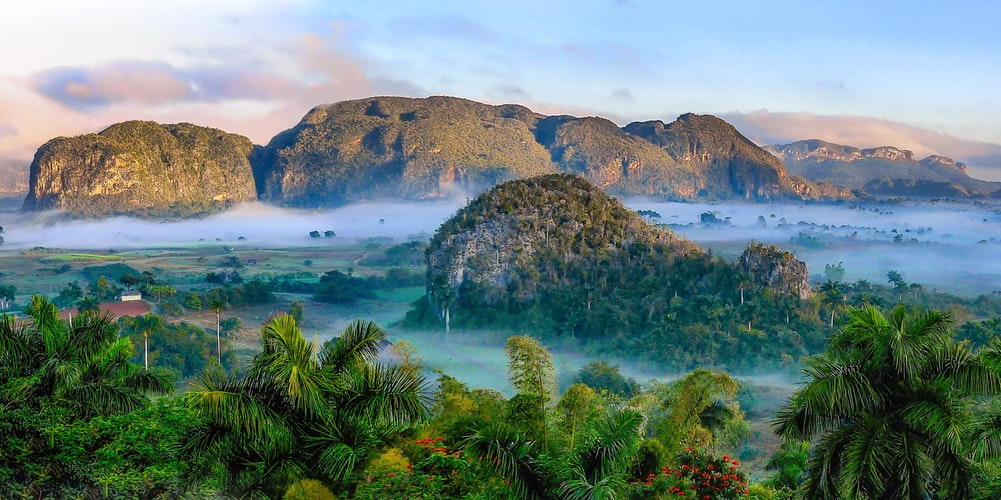
#> input picture Domasni/dom1/sample_nature.jpeg, 1001 x 500 px
$ python range_compression.py
#> lines starting #> are read from the running program, lines starting #| are printed output that depends on the picture
"""
Aleksandar Ivanovski 186063
"""

import cv2
import matplotlib.pyplot as plt
import math


def range_compression(img, c):
    """
    :param img:
    :param c:
    :return: img so range compression
    """
    for i in range(0, len(img)):
        for j in range(0, len(img[1])):
            img[i][j] = c * math.log10(1 + img[i][j])
    return img


if __name__ == '__main__':
    img_src = cv2.imread('sample_nature.jpeg', 0)
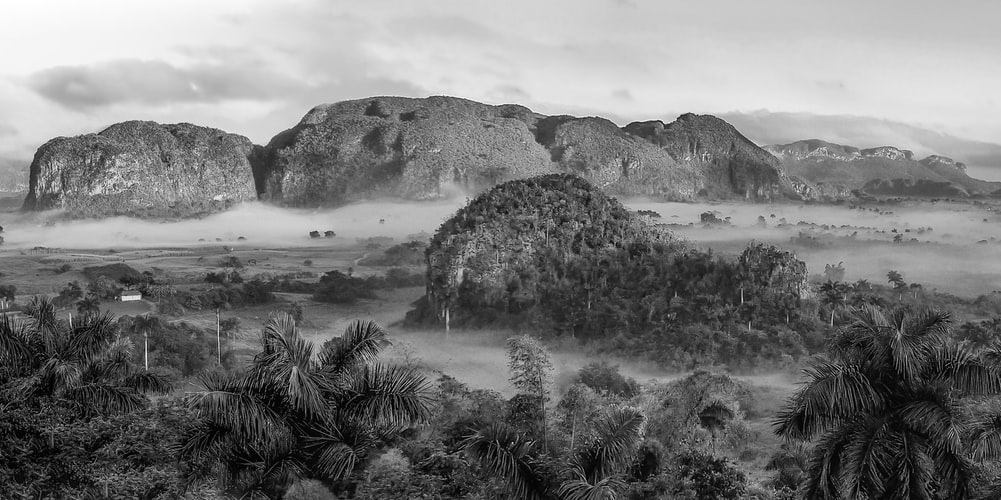
#> img_src: shape (500, 1001); min 0, max 255, mean 121

    gr = plt.figure()
    gr.add_subplot(1, 2, 1)
    plt.axis('off')
    plt.title('Original:')
    plt.imshow(cv2.cvtColor(img_src, cv2.COLOR_BGR2RGB))
    gr.add_subplot(1, 2, 2)
    plt.axis('off')
    plt.title('Range Compression:')
    plt.imshow(cv2.cvtColor(
        range_compression(img_src, 80),
        cv2.COLOR_BGR2RGB))
#> after the loop in range_compression, `for i in range(0, len(img)):`:
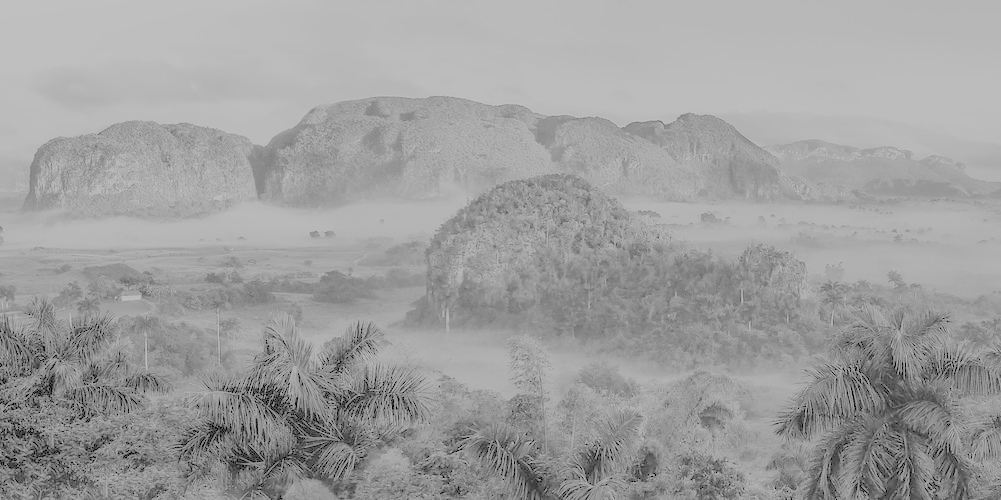
#> img: shape (500, 1001); min 0, max 192, mean 158.6
    plt.show(block=True)
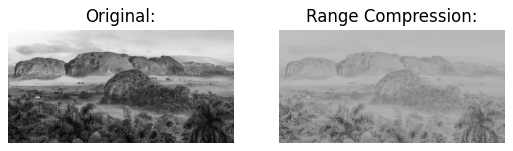
#> figure drawn by matplotlib, 2 panels
